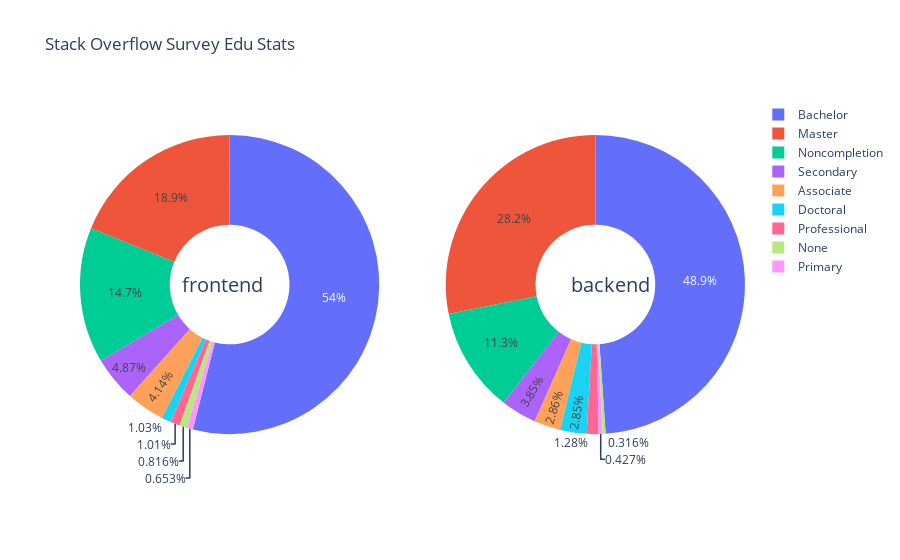

The code cell stored with this chart in its notebook:
### Code cell
import plotly.graph_objects as go
from plotly.subplots import make_subplots

# Create subplots: use 'domain' type for Pie subplot
fig = make_subplots(rows=1, cols=2, specs=[[{'type':'domain'}, {'type':'domain'}]])

fig.add_trace(go.Pie(labels=edu_stat_frontend.index, values=edu_stat_frontend, name='frontend'), row=1, col=1)

fig.add_trace(go.Pie(labels=edu_stat_backend.index, values=edu_stat_backend, name='backend'), row=1, col=2)

# Use `hole` to create a donut-like pie chart
fig.update_traces(hole=.4, hoverinfo="label+percent+name")

fig.update_layout(
    title_text="Stack Overflow Survey Edu Stats",
    # Add annotations in the center of the donut pies.
    annotations=[dict(text='frontend', x=0.15, y=0.5, font_size=20, showarrow=False),
                 dict(text='backend', x=0.86, y=0.5, font_size=20, showarrow=False)])
fig.show()

### Figure 1 — Plotly figure (JSON) as saved in the notebook; plotly's stock layout.template omitted (floating-point values rounded to 4 significant figures)
{"data": [{"domain": {"x": [0, 0.45], "y": [0, 1]}, "hole": 0.4, "hoverinfo": "label+percent+name", "labels": ["Bachelor", "Master", "Noncompletion", "Secondary", "Associate", "Doctoral", "Professional", "None", "Primary"], "name": "frontend", "type": "pie", "values": [1983, 693, 539, 179, 152, 38, 37, 30, 24]}, {"domain": {"x": [0.55, 1], "y": [0, 1]}, "hole": 0.4, "hoverinfo": "label+percent+name", "labels": ["Bachelor", "Master", "Noncompletion", "Secondary", "Associate", "Doctoral", "Professional", "Primary", "None"], "name": "backend", "type": "pie", "values": [5265, 3032, 1221, 415, 308, 307, 138, 46, 34]}], "layout": {"annotations": [{"font": {"size": 20}, "showarrow": false, "text": "frontend", "x": 0.15, "y": 0.5}, {"font": {"size": 20}, "showarrow": false, "text": "backend", "x": 0.86, "y": 0.5}], "title": {"text": "Stack Overflow Survey Edu Stats"}}}
